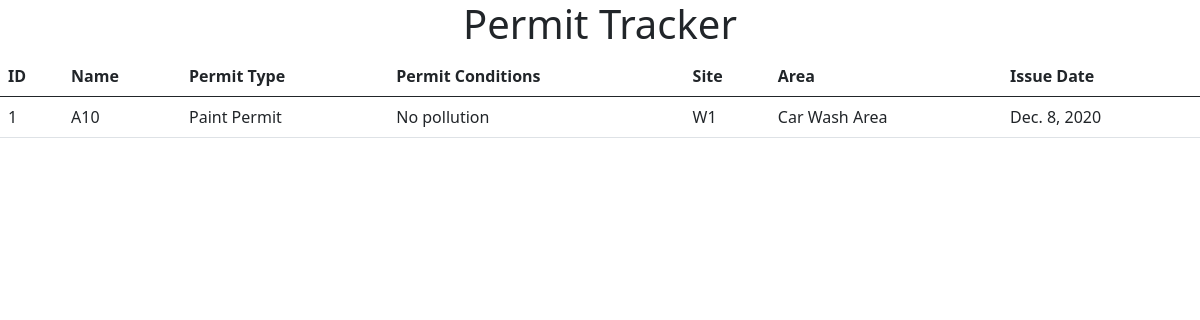
Before: / with the older database file.
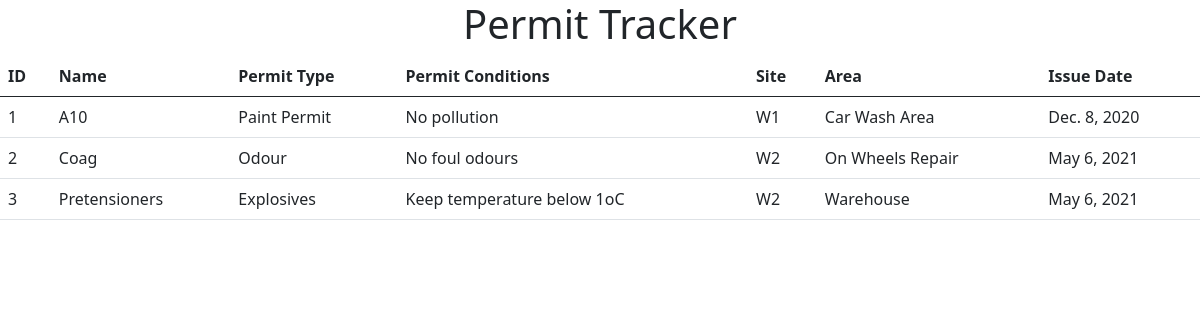
After: the same page with the newer database file.
### permit_tracker/models.py (models this page shows, shortened)
class Permit(models.Model):
    name = models.CharField(max_length=50, default=None)
    permit_type = models.CharField(max_length=100)
    permit_conditions = models.TextField()
    permit_authority = models.CharField(max_length=200)
    list_sites = (
        ('Gay', 'Gaydon'),
        ('W1', 'Wellesbourne Unit 1'),
        ('W2', 'Wellesbourne Unit 2'),
        ('SA', 'St. Athan'),
        ('WO', 'Wolverton Mill'),
        ('NP', 'Newport Pagnell'),
    )
    site = models.CharField(max_length=3, choices=list_sites)
    area = models.CharField(max_length=200)
    comments = models.TextField()
    issue_date = models.DateField()
    expiration_date = models.DateField()

### permit_tracker/views.py (the view)
# urls.py: path('', views.index, name='index'),
def index(request):
    permit =  Permit.objects.all()
    return render(request, 'permit_tracker/index.html', {'permit':  permit})

### permit_tracker/templates/permit_tracker/index.html (shortened to what this page needs)
<!DOCTYPE html>
<html lang="en">
<head>
    <link href="https://cdn.jsdelivr.net/npm/bootstrap@5.0.0/dist/css/bootstrap.min.css" rel="stylesheet">
</head>
<body>
{% block content %}
    <h1 class="text-center">Permit Tracker</h1>
    <table class="table">
        <thead>
        <tr>
        <th scope="col">ID</th>
        <th scope="col">Name</th>
        <th scope="col">Permit Type</th>
        <th scope="col">Permit Conditions</th>
        <th scope="col">Site</th>
        <th scope="col">Area</th>
        <th scope="col">Issue Date</th>
        </tr>
    </thead>
    <tbody>
        {% for permit in permit %}
    <tr>
        <td>
            {{ permit.id }}
            </td>
    <td>
        {{ permit.name }}
        </td>
    <td>
        {{ permit.permit_type }}
    </td>
    <td>
        {{ permit.permit_conditions}}
    </td>
    <td>
        {{ permit.site}}
    </td>
    <td>
        {{ permit.area}}
    </td>
    <td>
        {{ permit.issue_date }}
    </td>
    </tr>
    {% endfor %}
    </tbody>
</table>
{% endblock %}
</body>
</html>

Changed rows visible on the page:
added Permit: id "2", name "Coag", permit_type "Odour", permit_conditions "No foul odours", site "W2", area "On Wheels Repair", issue_date "May 6, 2021"
added Permit: id "3", name "Pretensioners", permit_type "Explosives", permit_conditions "Keep temperature below 1oC", site "W2", area "Warehouse", issue_date "May 6, 2021"
